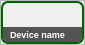
<?xml version="1.0" encoding="UTF-8"?>
<ui version="4.0">
 <class>SmallDeviceView</class>
 <widget class="QWidget" name="SmallDeviceView">
  <property name="geometry">
   <rect>
    <x>0</x>
    <y>0</y>
    <width>85</width>
    <height>45</height>
   </rect>
  </property>
  <property name="sizePolicy">
   <sizepolicy hsizetype="Fixed" vsizetype="Fixed">
    <horstretch>0</horstretch>
    <verstretch>0</verstretch>
   </sizepolicy>
  </property>
  <property name="minimumSize">
   <size>
    <width>85</width>
    <height>45</height>
   </size>
  </property>
  <property name="maximumSize">
   <size>
    <width>85</width>
    <height>45</height>
   </size>
  </property>
  <property name="windowTitle">
   <string>Form</string>
  </property>
  <property name="styleSheet">
   <string notr="true">border: 0px;

QProgressBar {
	border: 0px solid grey;
	margin-top: 3px;
	margin-bottom: 1px;
	background-color: transparent;
 }

 QProgressBar::chunk {
     background-color: white;
     width: 20px;
 }</string>
  </property>
  <layout class="QHBoxLayout" name="horizontalLayout">
   <property name="leftMargin">
    <number>0</number>
   </property>
   <property name="topMargin">
    <number>0</number>
   </property>
   <property name="rightMargin">
    <number>0</number>
   </property>
   <property name="bottomMargin">
    <number>0</number>
   </property>
   <item>
    <widget class="QFrame" name="backgroundContainer">
     <property name="styleSheet">
      <string notr="true"/>
     </property>
     <property name="frameShape">
      <enum>QFrame::StyledPanel</enum>
     </property>
     <property name="frameShadow">
      <enum>QFrame::Raised</enum>
     </property>
     <layout class="QVBoxLayout" name="verticalLayout">
      <property name="leftMargin">
       <number>0</number>
      </property>
      <property name="topMargin">
       <number>0</number>
      </property>
      <property name="rightMargin">
       <number>0</number>
      </property>
      <property name="bottomMargin">
       <number>0</number>
      </property>
      <item>
       <widget class="QFrame" name="borderContainer">
        <property name="styleSheet">
         <string notr="true">#borderContainer
{
	border: 2px solid darkgreen;
	border-radius: 7px;
	background: url(:/images/android_icon_small.png) no-repeat right top;

}
</string>
        </property>
        <property name="frameShape">
         <enum>QFrame::StyledPanel</enum>
        </property>
        <property name="frameShadow">
         <enum>QFrame::Raised</enum>
        </property>
        <layout class="QVBoxLayout" name="verticalLayout_2">
         <property name="leftMargin">
          <number>0</number>
         </property>
         <property name="rightMargin">
          <number>0</number>
         </property>
         <property name="bottomMargin">
          <number>0</number>
         </property>
         <item>
          <spacer name="verticalSpacer">
           <property name="orientation">
            <enum>Qt::Vertical</enum>
           </property>
           <property name="sizeHint" stdset="0">
            <size>
             <width>20</width>
             <height>2</height>
            </size>
           </property>
          </spacer>
         </item>
         <item>
          <widget class="QFrame" name="bottomFrame">
           <property name="styleSheet">
            <string notr="true">#bottomFrame
{
	background-color: rgba(0, 0, 0, 65%);
	opacity: 0.5;
	border-bottom-right-radius: 5px;
	border-bottom-left-radius: 5px;
	max-height: 15px;
}</string>
           </property>
           <property name="frameShape">
            <enum>QFrame::StyledPanel</enum>
           </property>
           <property name="frameShadow">
            <enum>QFrame::Raised</enum>
           </property>
           <layout class="QHBoxLayout" name="horizontalLayout_2">
            <property name="spacing">
             <number>0</number>
            </property>
            <property name="leftMargin">
             <number>0</number>
            </property>
            <property name="topMargin">
             <number>0</number>
            </property>
            <property name="rightMargin">
             <number>0</number>
            </property>
            <property name="bottomMargin">
             <number>0</number>
            </property>
            <item>
             <spacer name="horizontalSpacer">
              <property name="orientation">
               <enum>Qt::Horizontal</enum>
              </property>
              <property name="sizeType">
               <enum>QSizePolicy::Fixed</enum>
              </property>
              <property name="sizeHint" stdset="0">
               <size>
                <width>5</width>
                <height>20</height>
               </size>
              </property>
             </spacer>
            </item>
            <item>
             <widget class="QLabel" name="deviceName">
              <property name="maximumSize">
               <size>
                <width>70</width>
                <height>16777215</height>
               </size>
              </property>
              <property name="font">
               <font>
                <pointsize>7</pointsize>
                <weight>75</weight>
                <bold>true</bold>
               </font>
              </property>
              <property name="styleSheet">
               <string notr="true">#deviceName
{
	color : white;
}</string>
              </property>
              <property name="text">
               <string>Device name</string>
              </property>
              <property name="textFormat">
               <enum>Qt::AutoText</enum>
              </property>
              <property name="scaledContents">
               <bool>false</bool>
              </property>
              <property name="alignment">
               <set>Qt::AlignLeading|Qt::AlignLeft|Qt::AlignVCenter</set>
              </property>
              <property name="wordWrap">
               <bool>false</bool>
              </property>
             </widget>
            </item>
           </layout>
          </widget>
         </item>
        </layout>
       </widget>
      </item>
     </layout>
    </widget>
   </item>
  </layout>
 </widget>
 <resources/>
 <connections/>
</ui>
